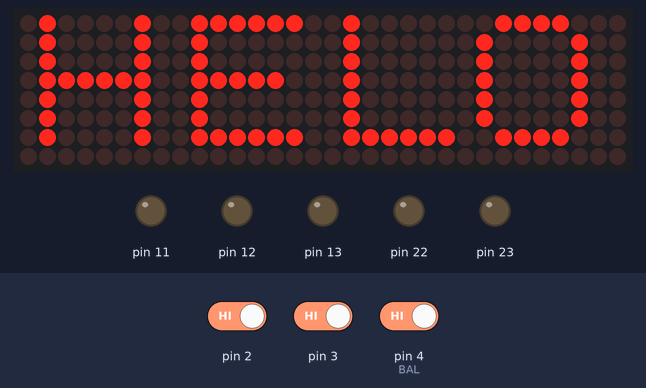
Simulated run of this sketch. Board: Arduino Pro Mini, built with avr-gcc and run on an emulated ATmega328P. Shown: 32×8 LED matrix, output pins drawn as LEDs (lit = HIGH). The test bench sets the inputs (shaded band); at power-on: pin 3 HIGH, pin 2 HIGH, pin 4 (BAL) HIGH.

Above: at 0.4 s.
At 5.1 s:
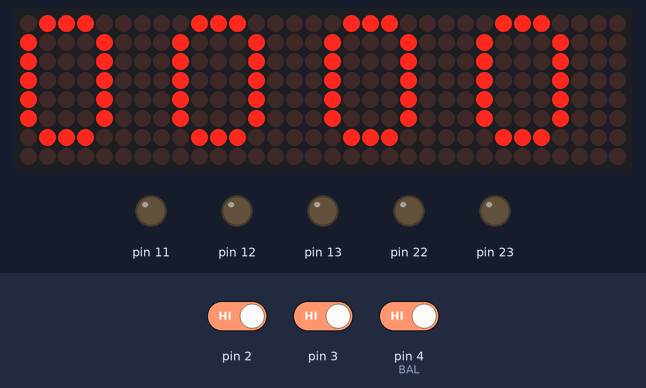
5.2 s: pin 3 driven LOW
At 5.84 s:
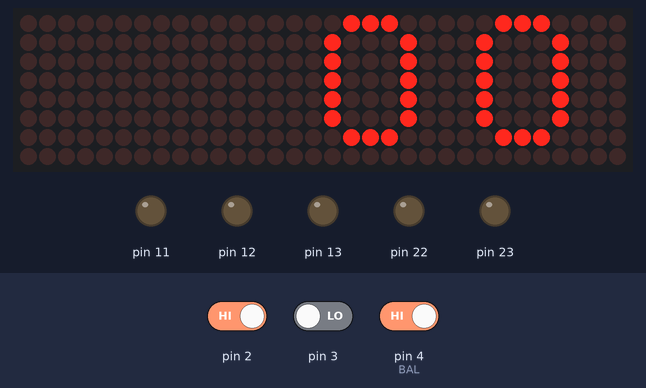
8.1 s: pin 2 driven LOW
At 8.53 s:
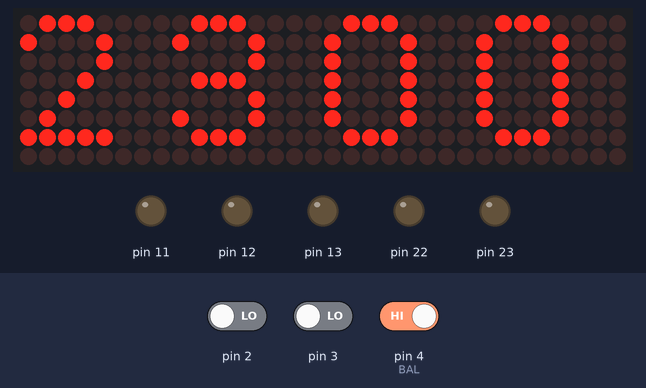
11.1 s: pin 2 driven HIGH
13.9 s: pin 4 (BAL) driven LOW
At 14.53 s:
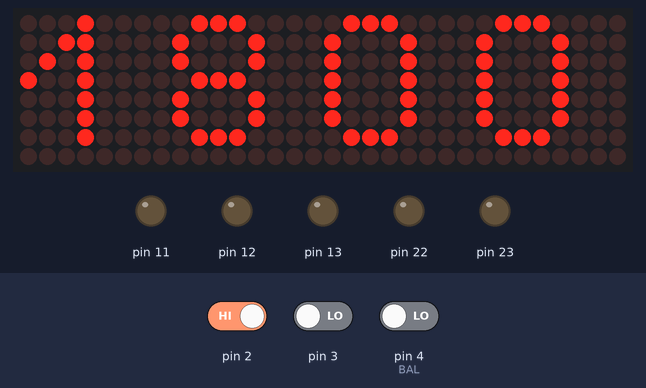
16.6 s: pin 4 (BAL) driven HIGH
19.5 s: pin 4 (BAL) driven LOW
At 20.52 s:
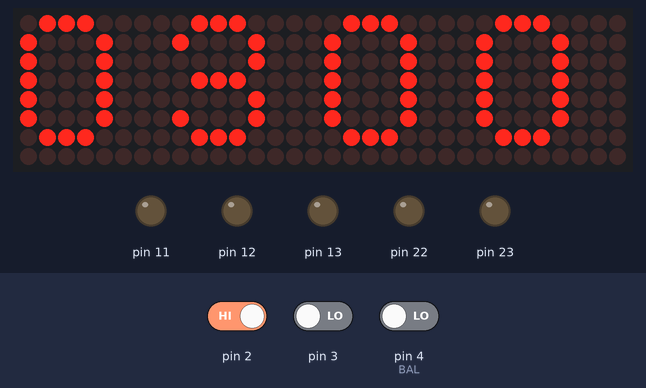

The sketch:

ora4hom_nanoMAX7219.ino
```cpp
 /*
     Óra és hőmérő
      ATMEGA328  mikrovezérlõre  (Arduino Pro mini, 5V 16MHz)
      + LEDmátrix kijelző  MAX7219 vezérlővel
     2016.03.24. --> 2017.08.06  --> 2018.08.30. --> 2019.08.12.      KL
   */

//  # define F_CPU 16000000UL     // 16Mhz kvarc

#include <Arduino.h>
#include <avr/io.h>
#include <util/delay.h>
#include <avr/interrupt.h>
#include "kocka_Max7219_4.h"


# define BAL 4    // "bal" (le) PD2 lábon   (2)
# define JOBB 16  // "jobb" (fel) PD4 lábon   (4)
# define ALL 8   // "kozep-all" (vissza)  PD3 lábon  (3)
// # define IND 16    // "indul-start" (set) PD4 lábon   (4)
# define KAPCS PIND

# define kesleltet delay


/*************************************************************************************/

byte szamlal=0;
byte gora=0;
byte gperc=0;
byte gmasperc=0;
byte kijelzo7=0;
char ora_jar=1;   //  normál óra üzemmód
char ora_set=0; // az óra beállítása
char perc_set=0;  // a perc beállítása
int  gfok=0;
char gelojel=0;
char homero=0;   // hőmérséklet kijelzése ( ha értéke 1)

const int foktar[35]={-65,-50,-45,-40,-35,-30,-25,-20,-15,-10,-5,0,5,10,15,20,25,30,35,40,45,50,55,60,65,70,75,80,85,90,95,100,105,110,150};
const int fesz[35]={0,30,40,52,66,84,106,132,161,195,233,275,320,366,415,464,512,559,604,647,687,723,757,786,813,837,859,878,894,909,922,933,943,952,1023};

byte data4[] = {0b00000110, 0b00000111,0b01111111, 0b00000110};

/********************************************************************************************************************/


void kezdo_beall(void)
{

    CLKPR=0x84;       // clock=oszc/16
    DDRC = 0x00; // PORTC-n  NTC (hőmérő), PC1-NTC (analóg bemenet !)
    DDRB= 0xff;         // PORTB digitális kimenet,
    DDRD= 0x00;              // PORTD digitális bemenet
    PORTB= 0;
   //  PORTD= 0xff;


    // timer, interrupt
    // timer1  (16bites)
    TCCR1A=0x00;  // CTC 4. mód, komp. érétk elérése után nullázás    WGM10=0   WGM11=0
    TCCR1B=0x0D;  // Clock/1024  ----  WGM12=1    WGM13=0
    OCR1A= 3124; //  clock/(1024*3125)  megszaktítás kb.5-ször/sec.
    TIMSK1=0x02;  // megszakítás engedélyezése, komp. reg.A    OCIE1A=1

    /*
     // timer2   (8bites)
    TCCR2A=0x02;  // CTC mód, komp. érték elérése után nullázás    WGM01=1

    TCCR2B=0x05;  // Clock/1024  ----  számlálás kb. 1/15 millisecundumonként  CS22=1 CS21=0  CS20=1
    OCR2A= 124; //  megszaktítás Clock/(1024*125) ---16000000/(1024*125)= 125    125-szor/sec.
    TIMSK2=0x02;  // megszakítás engedélyezése, komp. reg.A    OCIEA=1    */

 /*  ADC_Init    */

      /*  ADMUX reg.   --->   |REFS1|REFS0|ADLAR|-|MUX3|MUX2|MUX1|MUX0|

               REFS1|REFS0 -- Uref   00-AREF    01-AVC,AREF-C    11-internal 1,1V
               MUXn  -- csatorna választás   -->  0-7  ->  ADC0-ADC7
               ADLAR -- az eredmény 10 bitje hogyan helyezkedik el a 2x8bites eredmény regiszterekben  (ADCH és ADCL)
                          ADLAR=0 -->  utolsó 10 bit,   ADLAR=1 -->  első 10 bit

         ADCSRA reg.   --->   |ADEN|ADSC|ADATE|ADIF|ADIE|ADPS2|ADPS1|ADPS0|

                ADPS2-ADPS0   clock    000 --> Fosc/2   001 --> Fosc/2    010 --> Fosc/4    011 --> Fosc/8
                                        100 --> Fosc/16   101 --> Fosc/32    110 --> Fosc/64    111 --> Fosc/128

                 ADEN engedélyezés,   ADIE  -- interrupt enable,   ADSC --  A/D start,        */

    ADMUX= 0b01000011;  // Uref: AVCC + AREF-kondi,  ADLAR=0,    ADC3 (PC3)  lesz a bemeneti csatorna,

    ADCSRA= 0b10000011;  //  ADEN=1  engedélyezés   ADPSn -- 011 --> Fosc/8


    kesik_ms(300);


}


/********************************************************************************************************************/


void ntc_lekerdez() {

    char i=0;
    char negativ=0;
    int poti=0;
    long fok;


         // ADC4 NTC (hõérzékelõ)

         ADCSRA=ADCSRA|64;  // ADSC bit --> 1   A/D indítása
         while((ADCSRA&64)!=0);   // várakozás A/D eredményre,  amikor  0 lesz
         poti=ADCL;   // eredmény alsó 8 bitje
         poti+=ADCH<<8;     // eredmény:  + a két felső bit

         if(poti<0) poti=0;
         if(poti>1023) poti=1023;
         i=0;
         while(poti>fesz[i]) i++;
         fok=100*foktar[i];               //  -65  -----    +150
         if(i>1 && i<34) fok=fok-500*(fesz[i]-poti)/(fesz[i]-fesz[i-1]);
         if(i==34) fok=fok-4000*(fesz[i]-poti)/(fesz[i]-fesz[i-1]);
         if(i==1) fok=fok-1500*(fesz[i]-poti)/(fesz[i]-fesz[i-1]);
         if(i==0) fok=-6500;
         if(fok<0) { negativ=1; fok=-fok;  }     // elõjel beállítása
         if(fok%10>5)   gfok=fok/10+1;
         else   gfok=fok/10;     // kerekítés egy tizedes jegyre
         gelojel=negativ;

}


/********************************************************************************************************************/

void setup() {
  // put your setup code here, to run once:

    char i=0;
    char allle=0;

    char ciklus=0;

    cli();   // megszakítás tiltás
    kezdo_beall();
    kocka_setup();
    kesik_ms(1000);
    sei();          // globális megszakítás engedélyezés

    while(1)
    {

      if(homero)             //  hõmérõ kijelzés
        {
         if(ciklus%15==0) ntc_lekerdez();               // hõmérséklet lekérdezése
         send_hom(gelojel, gfok);

        }
      else       //   idő kijelzés
        {
          if(ora_jar)
            { send_ido(gora, gperc, gmasperc, szamlal, 0);  }
          if(ora_set) send_ido(gora, gperc, gmasperc, szamlal, 1);  // óra villogtatva
          if(perc_set) send_ido(gora, gperc, gmasperc, szamlal, 2);  // perc  villogtatva
        }

       /*  nyomógombok lekérdezése  */
      if(!allle && !(KAPCS&ALL))   //középső (ALL) kapcsoló  ---> felfutó él detektálás
        {
          allle=1;
          homero=0;
          if(ora_jar) {ora_set=1; ora_jar=0; perc_set=0;}    //normál üzemmód -->  óra beállítása
          else if(ora_set) {ora_set=0; ora_jar=0; perc_set=1;}         //  óra beállítása --> perc beállítása
          else if(perc_set)      //  perc beállítása --> normál üzemmód (jár az óra)
            {
              cli();   // megszakítás tiltás
              ora_jar=1; ora_set=0; perc_set=0;
              szamlal=0; gmasperc=0;
              TCNT1=0; // számlálás előlről !
              sei();          // globális megszakítás engedélyezés
            }
        }
      if(KAPCS&ALL)  allle=0;   //ALL kapcsoló elengedése

      if((ciklus%10==0)&&ora_set)
        {                               // óra érték beállítása
             if((KAPCS&JOBB)==0) {gora++; if(gora>23) gora=0;  }        // fel  ---> növelés
             if((KAPCS&BAL)==0)  {if(gora>1) gora--; else gora=23;    }    // le ---> csökkentés
        }
      if((ciklus%10==0)&&perc_set)
        {                               // perc érték beállítása
             if((KAPCS&JOBB)==0) {gperc++; if(gperc>59) gperc=0;  }          // fel  ---> növelés
             if((KAPCS&BAL)==0) {if(gperc>1) gperc--; else gperc=59;    }    // le ---> csökkentés
        }

      if(ora_jar&&((KAPCS&JOBB)==0))  homero=1;      //  le ---> hõmérõ kijelzés

      if(homero&&((KAPCS&BAL)==0))  homero=0;      //  fel ---> óra kijelzés

      ciklus++;
      kesik_ms(20);
    }


}


 /********************************************************************************************************************/


ISR(TIMER1_COMPA_vect)     //  ISR(SIG_OUTPUT_COMPARE0A)
 //TMR1 interrupt  -->  0,2 másodpercenként !!!
{
    szamlal++;
    if(szamlal==5) { szamlal=0; gmasperc++;  }   //timer1
    // if(szamlal==125) { szamlal=0; gmasperc++;  }    // timer2
    if(ora_jar)
    {
       if(gmasperc==60) { gmasperc=0; gperc++;  }
       if(gperc==60) { gperc=0; gora++;  }
       if(gora==24) { gora=0;  }
    }

}


/********************************************************************************************************************/


void loop() {
  // put your main code here, to run repeatedly:

}
```

kocka_Max7219_4.h
```cpp
// 8x8-as LEDmátrix   és MAX7219 vezérlő IC
// #include <Arduino.h>


#include "LedControl.h"


#define DIN 10		// PB2
#define CS 9		//  PB1
#define CLK 8		//  PB0

LedControl ledek=LedControl(DIN,CLK,CS,4);
unsigned int var=100;


const static byte ures [] = {
 B00000000,
 B00000000,
 B00000000,
 B00000000,
 B00000000,
 B00000000,
 B00000000,
 B00000000
};


const static byte Sz1 [] = {
 B00010000,
 B00110000,
 B01010000,
 B10010000,
 B00010000,
 B00010000,
 B00010000,
 B00000000
};

const static byte Sz2 [] = {
 B01110000,
 B10001000,
 B00001000,
 B00010000,
 B00100000,
 B01000000,
 B11111000,
 B00000000
};


const static byte Sz3 [] = {
 B01110000,
 B10001000,
 B00001000,
 B01110000,
 B00001000,
 B10001000,
 B01110000,
 B00000000
};

const static byte Sz4 [] = {
 B00010000,
 B00110000,
 B01010000,
 B10010000,
 B11111000,
 B00010000,
 B00010000,
 B00000000
};

const static byte Sz5 [] = {
 B11111000,
 B10000000,
 B11110000,
 B00001000,
 B00001000,
 B10001000,
 B01110000,
 B00000000
};


const static byte Sz6 [] = {
 B01110000,
 B10001000,
 B10000000,
 B11110000,
 B10001000,
 B10001000,
 B01110000,
 B00000000
};


const static byte Sz7 [] = {
 B11111000,
 B00001000,
 B00010000,
 B00100000,
 B01000000,
 B10000000,
 B10000000,
 B00000000
};


const static byte Sz8 [] = {
 B01110000,
 B10001000,
 B10001000,
 B01110000,
 B10001000,
 B10001000,
 B01110000,
 B00000000
};


const static byte Sz9 [] = {
 B01110000,
 B10001000,
 B10001000,
 B01111000,
 B00001000,
 B10001000,
 B01110000,
 B00000000
};


const static byte Sz0 [] = {
 B01110000,
 B10001000,
 B10001000,
 B10001000,
 B10001000,
 B10001000,
 B01110000,
 B00000000
};


const static byte minusz [] = {
 B00000000,
 B00000000,
 B00000000,
 B00111100,
 B00000000,
 B00000000,
 B00000000,
 B00000000
};

// const static byte* szamok[]= {&Sz0,&Sz1,&Sz2,&Sz3,&Sz4,&Sz5,&Sz6,&Sz7,&Sz8,&Sz9};


const static byte Orul [] = {
 B00111100,
 B01000010,
 B10000001,
 B10100101,
 B10011001,
 B10000001,
 B01000010,
 B00111100

};


const static byte Bbetu [] = {
 B01111110,
 B01000010,
 B01000010,
 B01111100,
 B01000010,
 B01000010,
 B01111110,
 B00000000
};

const static byte Ebetu [] = {
 B01111110,
 B01000000,
 B01000000,
 B01111100,
 B01000000,
 B01000000,
 B01111110,
 B00000000
};


const static byte Hbetu [] = {
 B01000010,
 B01000010,
 B01000010,
 B01111110,
 B01000010,
 B01000010,
 B01000010,
 B00000000
};


const static byte Lbetu [] = {
 B01000000,
 B01000000,
 B01000000,
 B01000000,
 B01000000,
 B01000000,
 B01111110,
 B00000000
};


const static byte Obetu [] = {
 B01111000,
 B10000100,
 B10000100,
 B10000100,
 B10000100,
 B10000100,
 B01111000,
 B00000000
};


const static byte ibetu [] = {
 B00100000,
 B00000000,
 B00100000,
 B00100000,
 B00100000,
 B00100000,
 B00100000,
 B00000000
};


/********************************************************************************************************************/


void kesik_ms(unsigned int i)
  {
    while(i-->0)
      for(int j=0;j<3160;j++) asm ( "nop \n" );
  }

void kesik_100us(unsigned int i)
  {
    while(i-->0)
       for(int j=0;j<313;j++) asm ( "nop \n" );

  }

void kesik_10us(unsigned int i)
  {
    while(i-->0)
       for(int j=0;j<31;j++) asm ( "nop \n" );

  }

void kesik_us(unsigned int i)
  {
    while(i-->0)
       for(int j=0;j<4;j++) asm ( "nop \n" );

  }


/********************************************************************************************************************/


/*
void szam_ki(byte digit, byte szam)
{
 for(byte i=0;i<8;i++)
       ledek.setRow(digit,i,szamok[szam][i]);

}   */


void ledmatrix(byte digit, byte szam)
{
  switch (szam)
  {
  case 1: for(byte i=0;i<8;i++) ledek.setRow(digit,i,Sz1[i]);
          break;
  case 2: for(byte i=0;i<8;i++) ledek.setRow(digit,i,Sz2[i]);
          break;
  case 3: for(byte i=0;i<8;i++) ledek.setRow(digit,i,Sz3[i]);
          break;
  case 4: for(byte i=0;i<8;i++) ledek.setRow(digit,i,Sz4[i]);
          break;
  case 5: for(byte i=0;i<8;i++) ledek.setRow(digit,i,Sz5[i]);
          break;
  case 6: for(byte i=0;i<8;i++) ledek.setRow(digit,i,Sz6[i]);
          break;
  case 7: for(byte i=0;i<8;i++) ledek.setRow(digit,i,Sz7[i]);
          break;
  case 8: for(byte i=0;i<8;i++) ledek.setRow(digit,i,Sz8[i]);
          break;
  case 9: for(byte i=0;i<8;i++) ledek.setRow(digit,i,Sz9[i]);
          break;
  case 0: for(byte i=0;i<8;i++) ledek.setRow(digit,i,Sz0[i]);
          break;
  case 11: for(byte i=0;i<8;i++) ledek.setRow(digit,i,ures[i]);
          break;
  case 99: for(byte i=0;i<8;i++) ledek.setRow(digit,i,minusz[i]);
          break;

  }
}


/********************************************************************************************************************/


void send_ido(char ora, char perc, char mperc, char utem, char vill) {
         // ha vill=1 -> ora villog, ha vill=2 -> perc villog,  vill=0 -> semmi sem villog
     char szam1,szam2,szam3,szam4;
     char villog,pont;


     szam1=ora/10;
     szam2=ora%10;
     szam3=perc/10;
     szam4=perc%10;
     pont=(utem&2)<<6;  // fél másodpercig 1-es, fél másodpercig 0-as, (1Hz)
     villog=utem&1;  // negyed másodpercig 1-es, negyed  másodpercig 0-as, (2Hz)

    /*  perc  2. számjegye */
     if(vill==2 && villog==0) ledmatrix(0,11);       // ha perc_set -> villog
     else ledmatrix(0,szam4);                        //    egyebkent nem villog

    /*  perc  1. számjegye */
     if(vill==2 && villog==0) ledmatrix(1,11);        // ha perc_set -> villog
     else ledmatrix(1,szam3);                         //    egyebkent nem villog

     /*  óra  2. számjegye */
     if(vill==1 && villog==0) ledmatrix(2,11);        // ha ora_set -> villog
     else ledmatrix(2,szam2);                       //    egyébként nem villog
     if(vill==0 && pont)         // ha ora_jar ->   + pont
        { ledek.setLed(2,3,6,true);  ledek.setLed(2,4,6,true); }

     /*  óra  1. számjegye */
     if(vill==1 && villog==0) ledmatrix(3,11);        // ha ora_set -> villog
     else ledmatrix(3,szam1);                       //    egyébként nem villog

 }


/********************************************************************************************************************/

void send_hom(char elojel,int fok) {

        // elojel   0 - pozitív   1- negatív  !!

      byte pontkell=0;

      char szam1=0;                      // elsõ számjegy
      char szam2=0;                   // 2. számjegy
      char szam3=0;                 // 3. számjegy
      char szam4=0;             // tizedesjegy
      char i;


      if(!elojel) {         // pozitív hõmérséklet
            szam4=fok%10;          // tizedesjegy
            fok=fok/10;
            szam3=fok%10;
            fok=fok/10;
            szam2=fok%10;
            szam1=fok/10;
            if(szam1==0)  { szam1=11; if(szam2==0) szam2=11; } // üres !!
         }

       if(elojel) {
            szam4=fok%10;
            fok=fok/10;
            szam3=fok%10;
            szam2=fok/10;
            szam1=99;     //  '-'

         }


       /* hőmérséklet  4. számjegye */
       ledmatrix(0,szam4);
       /* hőmérséklet  3. számjegye */
       ledmatrix(1,szam3);
       ledek.setLed(1,6,6,true);              //   + tizedespont
        /* hőmérséklet  2.  és 1. számjegye */
       ledmatrix(2,szam2);

       ledmatrix(3,szam1);


 }


/********************************************************************************************************************/


void kocka_setup() {

  CLKPR=0x84;       // clock=oszc/16
  // DDRB= 0xFF;         // PORTB digitális kienet,  Max7219


  ledek.shutdown(3,false);
  ledek.shutdown(2,false);
  ledek.shutdown(1,false);
  ledek.shutdown(0,false);
  ledek.setIntensity(3,8);   // fényerő  0-15
  ledek.setIntensity(2,8);   // fényerő  0-15
  ledek.setIntensity(1,8);   // fényerő  0-15
  ledek.setIntensity(0,8);   // fényerő  0-15
  ledek.clearDisplay(3);
  ledek.clearDisplay(2);
  ledek.clearDisplay(1);
  ledek.clearDisplay(0);

  for(byte i=0;i<8;i++)
       ledek.setRow(3,i,Hbetu[i]);
  for(byte i=0;i<8;i++)
       ledek.setRow(2,i,Ebetu[i]);
  for(byte i=0;i<8;i++)
       ledek.setRow(1,i,Lbetu[i]);
  for(byte i=0;i<8;i++)
       ledek.setRow(0,i,Obetu[i]);

  kesik_ms(3000);
  ledek.clearDisplay(3);
  ledek.clearDisplay(2);
  ledek.clearDisplay(1);
  ledek.clearDisplay(0);


}
```

Measured:
- after the input at 5.2 s, the display: changes after 0.06 s (image 2)
- after the input at 8.1 s, the display: first differs from a run without the input after 0.33 s (image 3)
- after the input at 13.9 s, the display: first differs from a run without the input after 0.18 s (image 4 shows a later state)
- after the input at 19.5 s, the display: first differs from a run without the input after 0.52 s (image 5 shows a later state)
- what the display in image 0 shows lasts 3.0 s, from 0.3 s to 3.3 s
- what the display in image 2 shows lasts 0.4 s, from 5.6 s to 6.0 s
